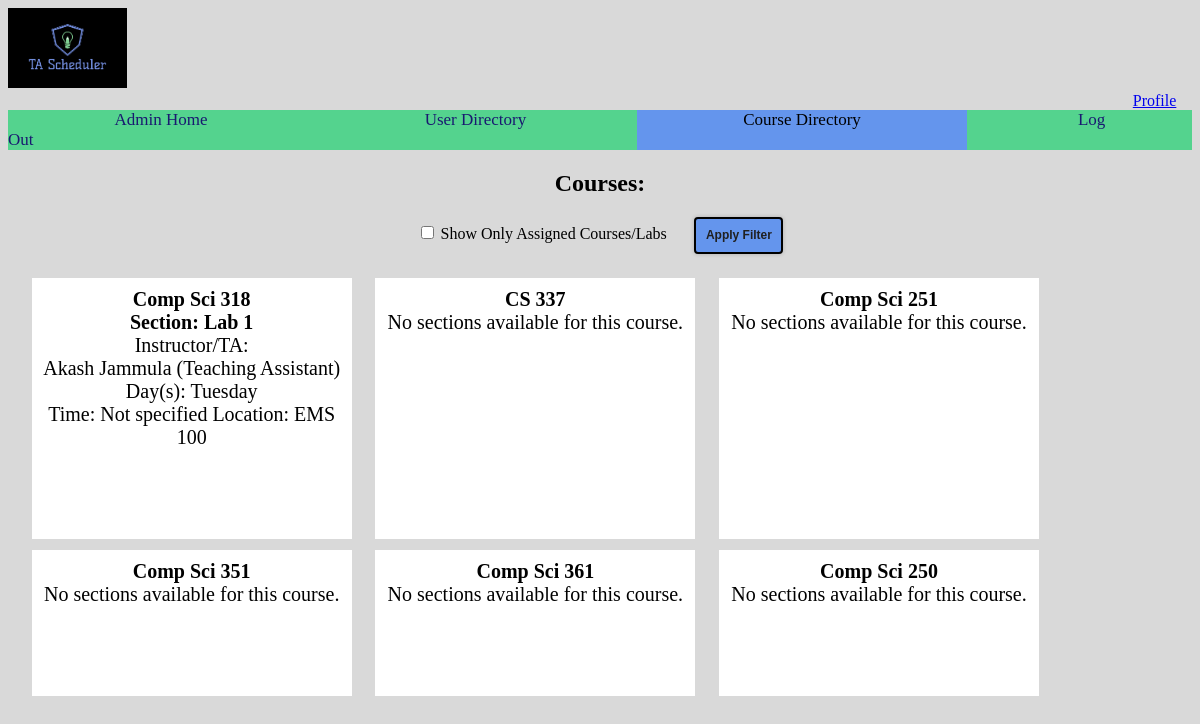
The page /course_directory.html (signed in) on the database as committed earlier.
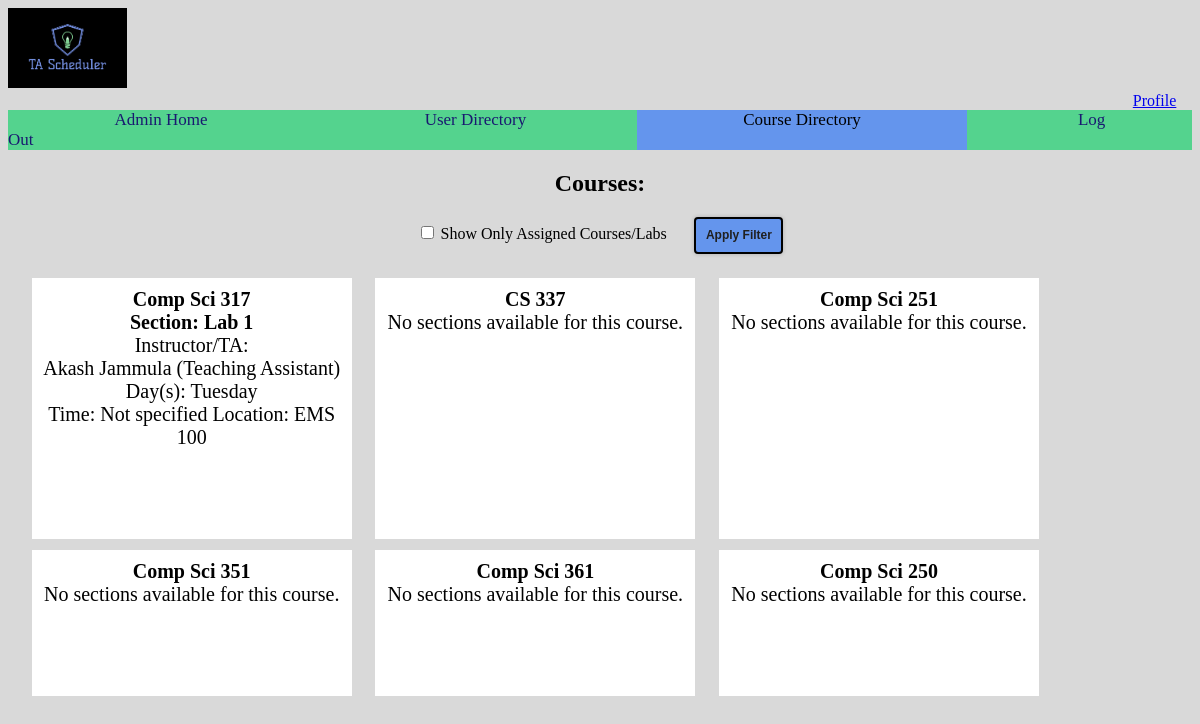
The same page on the database as committed later.
### djangoProject1/models.py (models this page shows, shortened)
class Course(models.Model):
    id = models.UUIDField(primary_key=True, default=uuid.uuid4, editable=False) #unique id
    name = models.CharField(max_length=100, default="Default Course Name") #course name
    users = models.ManyToManyField(User, limit_choices_to={'role__in': ['TA', 'Instructor']}, related_name='courses', blank=True)

### djangoProject1/views.py (the view, shortened to what this page needs)
# urls.py: path('course_directory.html', CourseDirectoryPage.as_view()),
class CourseDirectoryPage(View):
    def get(self, request):
        user = GetUser.get_user(request)
        if user is None:
            return redirect('/')  # Redirect to login if no user session exists
        filter_assigned = request.GET.get('filter') == 'assigned'
        courses = Course.objects.all()
        if filter_assigned:
            if user.role == 'TA' or user.role == 'Instructor':
                courses = Course.objects.filter(users=user)
        return render(request, "course_directory.html",
                      {'courses': courses, 'user': user, 'filter_assigned': filter_assigned})

### djangoProject1/MethodFiles/GeneralMethods.py (called while the page is built)
    @staticmethod
    def get_user(request):
        name = request.session.get('cur_user_name')
        if not name:
            return None
        else:
            return User.objects.filter(username=name).first()

### templates/course_directory.html (shortened to what this page needs)
<!DOCTYPE html>
<html lang="en">
<head>
    <link rel="stylesheet" href="/static/style.css"/>
</head>
<body style="background-color: rgb(217,217,217)">
<a href="home.html">
    <img src="/static/Logo.jpeg" alt="TA Scheduler Logo" style="height: 10vh; width: auto;">
</a>
<a href="profile_page.html" style="margin-left: 95%">Profile</a>
<div class="navbar">
    <a href="admin_home.html" style="padding: 9%">Admin Home</a>
    <a href="user_directory.html" style="padding: 9%">User Directory</a>
    <a class="active" href="course_directory.html" style="padding: 9%">Course Directory</a>
    <a href="/" style="padding: 9%">Log Out</a>
</div>
<div class="container">
    <h2 class="container">Courses:</h2>
    <form method="get" action="course_directory.html" style="margin-bottom: 1vw;">
        <label>
            <input type="checkbox" name="filter" value="assigned" {% if filter_assigned %}checked{% endif %}>
            Show Only Assigned Courses/Labs
        </label>
        <button type="submit" class="applyFilter">Apply Filter</button>
    </form>
</div>
<div class="boxContainer">
    {% for course in courses %}
        <div class="whiteBox">
            <p class="p">
                <strong>{{ course.name }}</strong> <br>
                {% for section in course.sections.all %}
                    <strong>Section: {{ section.name }}</strong> <br>
                    Instructor/TA: <br>
                    {% if section.user %}
                        {{ section.user.first_name }} {{ section.user.last_name }} ({{ section.user.get_role_display }})
                        <br>
                    {% else %}
                        No user assigned.
                    {% endif %}
                    Day(s): {{ section.days|join:", " }} <br>
                    Time: {% if section.time %}{{ section.time|date:"h:i A" }} <br>
                {% else %}Not specified{% endif %}
                    Location: {% if section.location %}{{ section.location }} <br>
                {% else %}Not specified{% endif %}
                {% empty %}
                    No sections available for this course.
                {% endfor %}
            </p>
        </div>
    {% endfor %}
</div>
</body>
</html>

Rows that differ between the two databases and show on the page:
changed Course: name "Comp Sci 318" → "Comp Sci 317"
